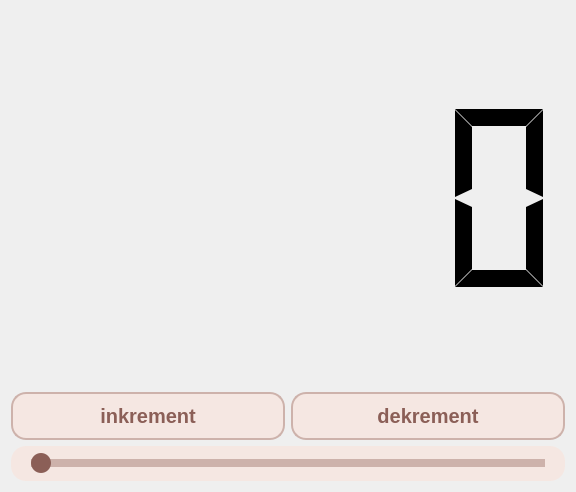
<?xml version="1.0" encoding="UTF-8"?>
<ui version="4.0">
 <class>main_window</class>
 <widget class="QWidget" name="main_window">
  <property name="geometry">
   <rect>
    <x>0</x>
    <y>0</y>
    <width>576</width>
    <height>492</height>
   </rect>
  </property>
  <property name="windowTitle">
   <string>Form</string>
  </property>
  <property name="styleSheet">
   <string notr="true">QPushButton {
  background-color: #F5E7E2;
  border-radius: 15px;
  border: 2px solid #CDB2AB;
  color: #8B5F57;
  font-size: 20px;
  font-weight: bold;
  padding: 10px 20px;
}

QPushButton:hover {
  background-color: #CDB2AB;
  color: #F5E7E2;
  cursor: pointer;
}

QPushButton:pressed {
  background-color: #8B5F57;
  color: #F5E7E2;
}



QSlider {
  background-color: #F5E7E2;
  border: none;
  border-radius: 10px;
}

QSlider::groove:horizontal {
  background-color: #CDB2AB;
  border-radius: 10px;
  height: 8px;
}

QSlider::handle:horizontal {
  background-color: #8B5F57;
  border: none;
  height: 20px;
  width: 20px;
  margin: -6px 0px;
  border-radius: 10px;
}

QSlider::handle:horizontal:hover {
  background-color: #CDB2AB;
  border: none;
  height: 20px;
  width: 20px;
  margin: -6px 0px;
  border-radius: 10px;
}

QSlider::handle:horizontal:pressed {
  background-color: #F5E7E2;
  border: none;
  height: 20px;
  width: 20px;
  margin: -6px 0px;
  border-radius: 10px;
}

QWidget {
    background-color: #00000;
	border-radius: 15px;
	 padding: 10px 20px;
}</string>
  </property>
  <layout class="QGridLayout" name="gridLayout_2">
   <item row="0" column="0">
    <layout class="QGridLayout" name="gridLayout">
     <item row="1" column="0">
      <widget class="QLCDNumber" name="lcdNumber">
       <property name="smallDecimalPoint">
        <bool>false</bool>
       </property>
       <property name="segmentStyle">
        <enum>QLCDNumber::Flat</enum>
       </property>
      </widget>
     </item>
     <item row="4" column="0">
      <layout class="QHBoxLayout" name="horizontalLayout">
       <item>
        <widget class="QPushButton" name="pushButton">
         <property name="text">
          <string>inkrement</string>
         </property>
        </widget>
       </item>
       <item>
        <widget class="QPushButton" name="pushButton_2">
         <property name="styleSheet">
          <string notr="true"/>
         </property>
         <property name="text">
          <string>dekrement</string>
         </property>
        </widget>
       </item>
      </layout>
     </item>
    </layout>
   </item>
   <item row="1" column="0">
    <widget class="QSlider" name="horizontalSlider">
     <property name="baseSize">
      <size>
       <width>0</width>
       <height>5</height>
      </size>
     </property>
     <property name="orientation">
      <enum>Qt::Horizontal</enum>
     </property>
    </widget>
   </item>
  </layout>
 </widget>
 <resources/>
 <connections/>
</ui>
